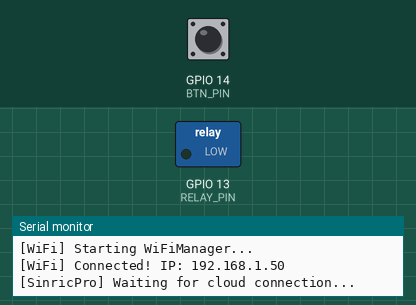
Bench run of a sketch on a simulated ESP32. Shown: switched loads named in the sketch (green lamp = pin HIGH), the last lines printed to the serial monitor. Dashed ring = blinking. Inputs (shaded band) come from the test bench; at power-on: GPIO 14 (BTN_PIN) HIGH. WiFi joins after 1.5 s; servers stay silent unless stated.

Above: at 2.7 s.
2.8 s: GPIO 14 (BTN_PIN) pulled LOW for 1 s
At 2.92 s:
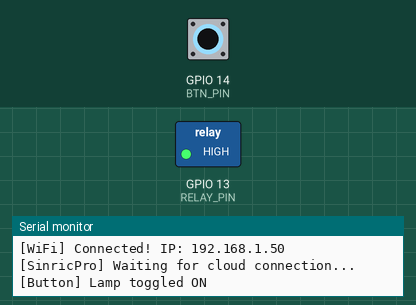
5.3 s: GPIO 14 (BTN_PIN) pulled LOW for 0.15 s
At 5.6 s:
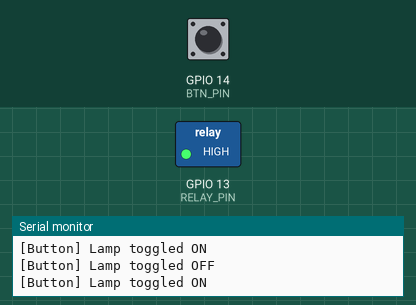
6.9 s: GPIO 14 (BTN_PIN) pulled LOW for 3.2 s
At 10.8 s:
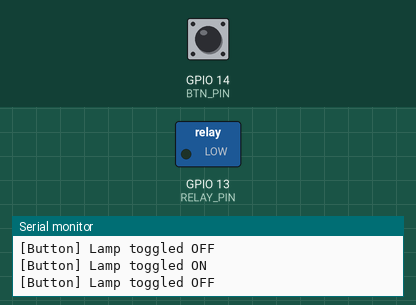
Timing chart, 0 to 12.3 s (numbered marks = the images above; inputs shaded):
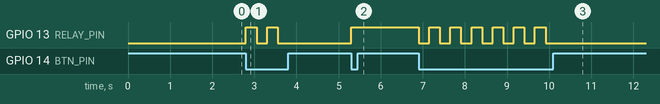

The sketch:

esp32BluetoothLamp.ino
```cpp
/*
 * Smart Desk Lamp — Google Home (via Sinric Pro) + WiFiManager
 *
 * Hardware:
 *   - ESP32 DevKit
 *   - JQC-3FF-S-Z relay module on GPIO 13
 *   - 9W light bulb via relay (240 V AC)
 *   - Optional: push-button on GPIO 14 (INPUT_PULLUP) for manual toggle
 *
 * First boot:
 *   The ESP32 creates a WiFi access point called "DeskLamp-Setup".
 *   Connect to it with your phone and enter your home WiFi credentials.
 *   Credentials are saved to flash — subsequent boots connect automatically.
 *
 * Cloud / Voice control:
 *   Sinric Pro bridges the ESP32 to Google Home. Create a free account at
 *   https://sinric.pro, add a "Switch" device, then paste your APP_KEY,
 *   APP_SECRET, and DEVICE_ID below.
 *
 * Required Arduino libraries (install via Library Manager):
 *   - SinricPro           (by Boris Jaeger)
 *   - WiFiManager         (by tzapu)
 *   - ArduinoJson         (by Benoit Blanchon — dependency of SinricPro)
 */

// ─── Includes ────────────────────────────────────────────────────────────────
#include <WiFi.h>
#include <WiFiManager.h>        // Captive-portal WiFi provisioning
#include <SinricPro.h>
#include <SinricProSwitch.h>

// ─── Sinric Pro credentials (paste yours from the dashboard) ─────────────────
#define APP_KEY    "YOUR_SINRIC_PRO_APP_KEY"
#define APP_SECRET "YOUR_SINRIC_PRO_APP_SECRET"
#define DEVICE_ID  "YOUR_SINRIC_PRO_DEVICE_ID"

// ─── Hardware pins ───────────────────────────────────────────────────────────
#define RELAY_PIN  13     // Relay IN (active HIGH)
#define BTN_PIN    14     // Optional physical push-button (active LOW)

// ─── State ───────────────────────────────────────────────────────────────────
bool lampState = false;   // Tracks current lamp state for cloud sync

// ─── Sinric Pro callback ─────────────────────────────────────────────────────
// Called whenever Google Home (or the Sinric Pro app) sends an ON/OFF command.
bool onPowerState(const String &deviceId, bool &state) {
  lampState = state;
  digitalWrite(RELAY_PIN, lampState ? HIGH : LOW);
  Serial.printf("[SinricPro] Device %s turned %s\n",
                deviceId.c_str(), lampState ? "ON" : "OFF");
  return true;  // Acknowledge success to the cloud
}

// ─── WiFi provisioning via WiFiManager ───────────────────────────────────────
void connectToWiFi() {
  WiFiManager wm;

  // Uncomment the next line to erase saved credentials (useful for testing):
  // wm.resetSettings();

  // Timeout: if no one configures WiFi within 3 minutes, reboot and try again.
  wm.setConfigPortalTimeout(180);

  Serial.println("[WiFi] Starting WiFiManager...");
  if (!wm.autoConnect("DeskLamp-Setup")) {
    Serial.println("[WiFi] Failed to connect — restarting...");
    delay(3000);
    ESP.restart();
  }
  Serial.printf("[WiFi] Connected! IP: %s\n", WiFi.localIP().toString().c_str());
}

// ─── Sinric Pro setup ────────────────────────────────────────────────────────
void setupSinricPro() {
  SinricProSwitch &mySwitch = SinricPro[DEVICE_ID];
  mySwitch.onPowerState(onPowerState);

  SinricPro.onConnected([]() { Serial.println("[SinricPro] Connected to cloud"); });
  SinricPro.onDisconnected([]() { Serial.println("[SinricPro] Disconnected from cloud"); });

  SinricPro.begin(APP_KEY, APP_SECRET);
  Serial.println("[SinricPro] Waiting for cloud connection...");
}

// ─── Physical button handling ────────────────────────────────────────────────
// Simple debounced toggle via a push-button wired between BTN_PIN and GND.
void handleButton() {
  static unsigned long lastPress = 0;
  const unsigned long debounceMs = 250;

  if (digitalRead(BTN_PIN) == LOW && (millis() - lastPress > debounceMs)) {
    lastPress = millis();

    lampState = !lampState;
    digitalWrite(RELAY_PIN, lampState ? HIGH : LOW);
    Serial.printf("[Button] Lamp toggled %s\n", lampState ? "ON" : "OFF");

    // Notify the cloud so Google Home stays in sync
    SinricProSwitch &mySwitch = SinricPro[DEVICE_ID];
    mySwitch.sendPowerStateEvent(lampState);
  }
}

// ─── Arduino entry points ────────────────────────────────────────────────────
void setup() {
  Serial.begin(115200);
  Serial.println("\n=== Smart Desk Lamp ===");

  // Relay — OFF by default (fail-safe)
  pinMode(RELAY_PIN, OUTPUT);
  digitalWrite(RELAY_PIN, LOW);

  // Optional push-button with internal pull-up
  pinMode(BTN_PIN, INPUT_PULLUP);

  // 1. Connect to WiFi (or launch captive portal on first boot)
  connectToWiFi();

  // 2. Initialise Sinric Pro
  setupSinricPro();
}

void loop() {
  SinricPro.handle();   // Maintain WebSocket connection & dispatch callbacks
  handleButton();        // Poll the physical button
}
```

Measured:
- after the input at 2.8 s, GPIO 13 (RELAY_PIN): alternates HIGH for 0.25 s and LOW for 0.25 s, 4 changes in all, then stays LOW, starting at once
- after the input at 5.3 s, GPIO 13 (RELAY_PIN): LOW → HIGH at once
- after the input at 6.9 s, GPIO 13 (RELAY_PIN): alternates HIGH for 0.25 s and LOW for 0.25 s, 13 changes in all, then stays LOW, starting at once
